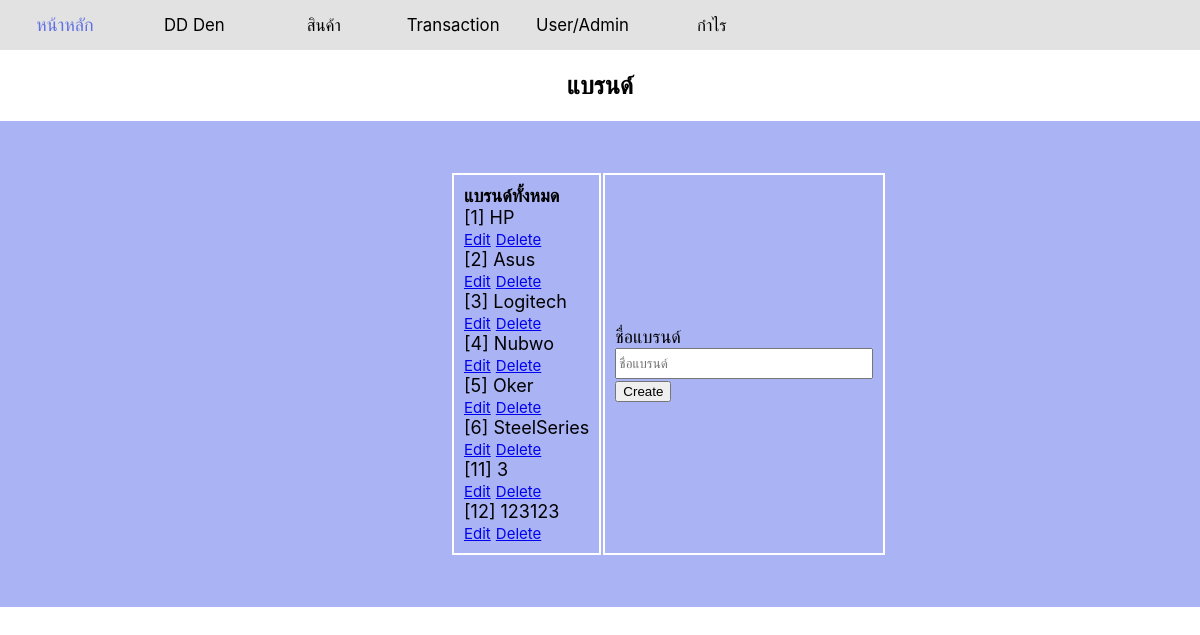
The page /admin/admin_brand.php on the database its author committed.
### tables this page shows
CREATE TABLE `brands` (
  `BrandID` int(11) NOT NULL,
  `BrandName` varchar(20) NOT NULL
);

### admin/admin_brand.php (the view, shortened to what this page needs)
<?php include 'assets/headAdmin.php'; ?>
<body>
<?php
    include 'connect.php';
    $query = "SELECT * FROM brands";
    $result = mysqli_query($conn , $query);
?>
<div class="totalin"><a>แบรนด์</a></div>
<form class="catepd" action="brand.php" method="POST">
    <ul>
	<table>
			<tr>
                <td>
                <a><b>แบรนด์ทั้งหมด</b></a><br>
                <?php foreach ($result as $row) {     ?>
                    [<?php echo $row['BrandID']; ?>]
                    <?php echo $row['BrandName']; ?><br>
                    <a href="editbrand.php?BrandID=<?php echo $row['BrandID']; ?>" style="font-size:15px">Edit</a>
					<a href="delbrand.php?BrandID=<?php echo $row['BrandID']; ?>" style="font-size:15px">Delete</a>
                    <br>
                <?php  } ?>
                </td>
				<td>
					<label>ชื่อแบรนด์</label><br>
					<input type="text" name="Name" placeholder="ชื่อแบรนด์">
					<br>
					<button type="submit"> Create </button>
				</td>
			</tr>
		</table>
    </ul>
</form>
</body>

### admin/admin1.css (style rules this page uses)
body { margin: 0; padding: 0; background: rgb(255, 255, 255); font-family: "Inter", sans-serif; font-size: .75em; }
.list table, th, td { border: 2px solid rgb(255, 255, 255); border-collapse: collapse; }
.datasale table, th, td { border: 2px solid rgb(255, 255, 255); border-collapse: collapse; padding: 10px; }
.tr table, th, td { border: 2px solid rgb(255, 255, 255); border-collapse: collapse; padding: 10px; }
.datauser table, th, td { border: 2px solid rgb(255, 255, 255); border-collapse: collapse; padding: 10px; }
.totalin { font-size: 25px; text-align: center; margin-top: 20px; margin-bottom: 20px; font-weight: bold; }
.catepd { background-color: rgb(170, 180, 245); height:auto; align-items: center; }
.catepd table { height: min-content; font-size: 18px; }
.catepd ul { margin-left: 30%; }
.catepd ul table { padding: 50px; }
.catepd input { height: 25px; width: 250px; }
.catepd a { font-size: 18px; }

### rows shown on the page
brands: BrandID "1", BrandName "HP"
brands: BrandID "2", BrandName "Asus"
brands: BrandID "3", BrandName "Logitech"
brands: BrandID "4", BrandName "Nubwo"
brands: BrandID "5", BrandName "Oker"
brands: BrandID "6", BrandName "SteelSeries"
brands: BrandID "11", BrandName "3"
brands: BrandID "12", BrandName "123123"
